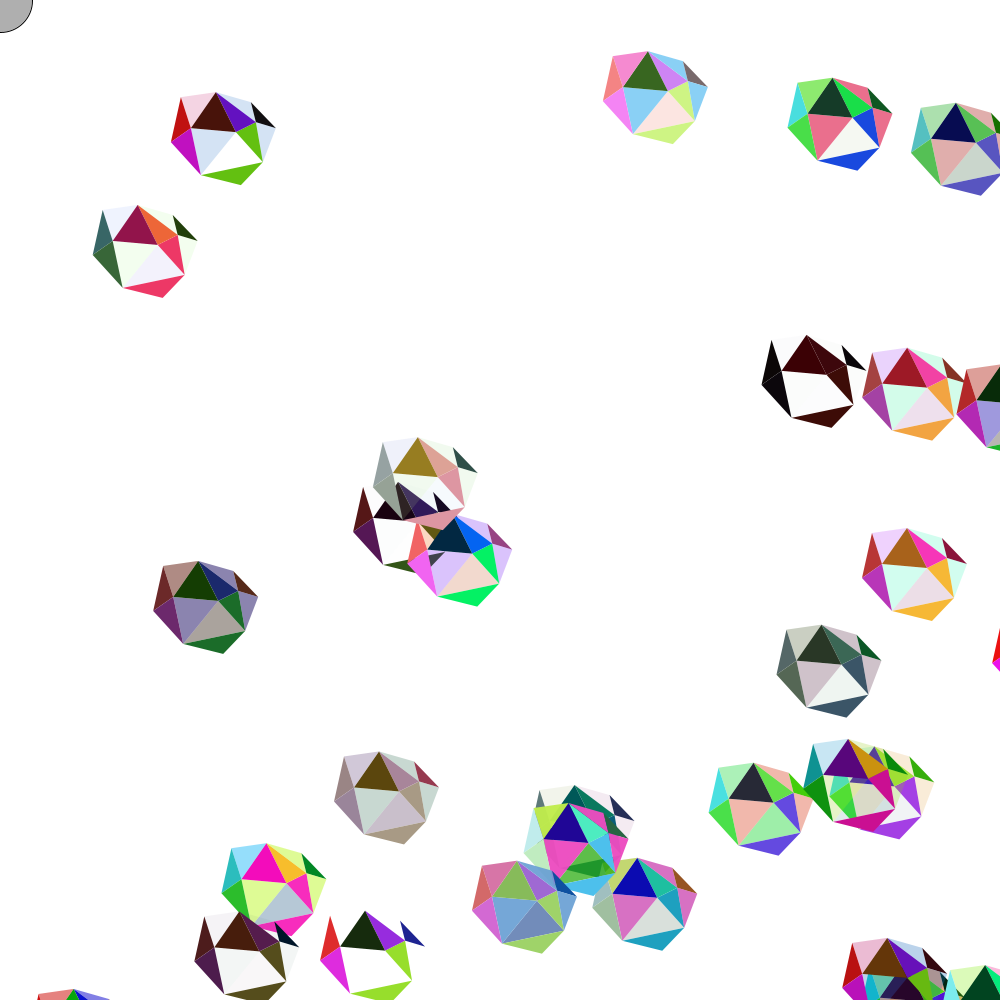
Frame 1 (no input)
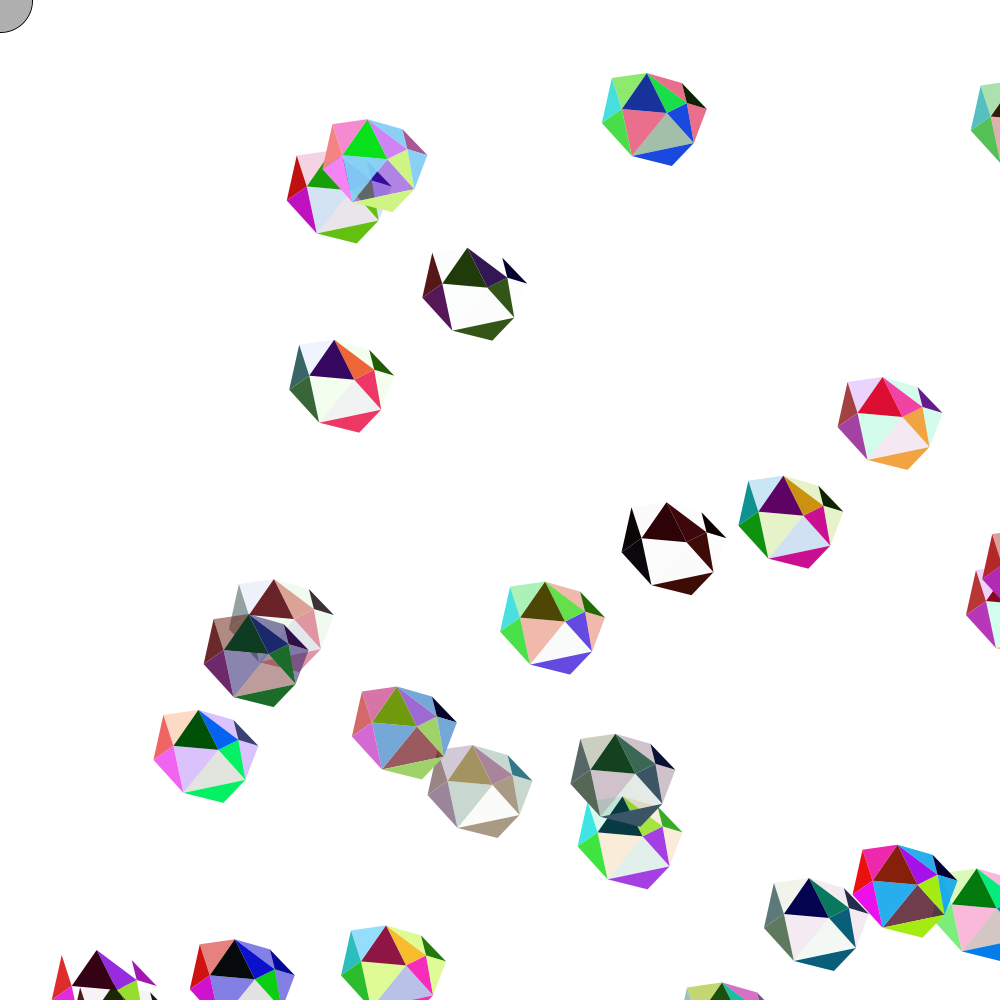
Frame 60 (the mouse pressed at the canvas centre just before this capture)
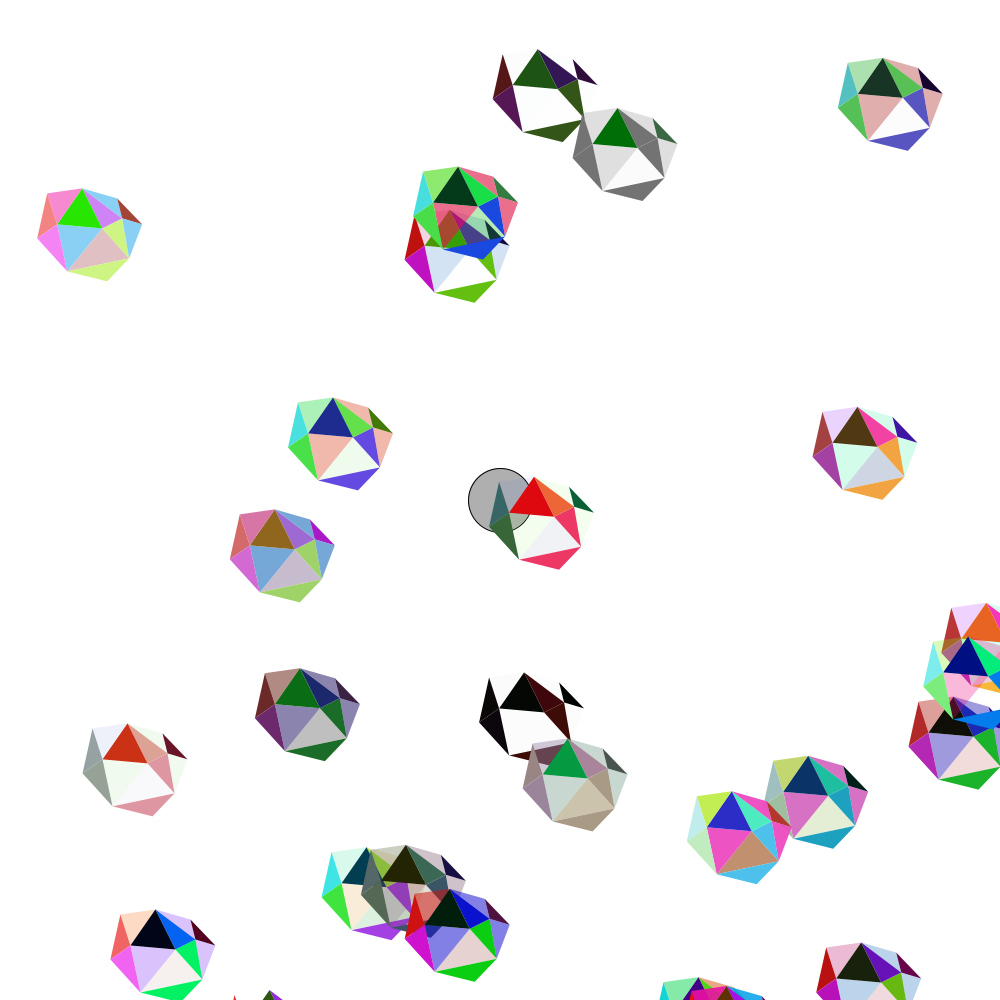
Frame 120 (the mouse held since frame 60 and released just before this capture)

The Processing sketch that drew these frames (run headless with seeded random() and noise(); from frame 60 on, the mouse is pressed at the canvas centre):

// Processing sketch: absorbing_colors
// ── absorbing_colors.pde
//absorbing colors of colorful gems 
//click mouse to absorb colors

//cacher on the mouse
Catcher catcher;
//array of gems
Gem[] gem= new Gem[30];
void setup(){
  size(1000,1000);
  catcher= new Catcher(32);
  //initialize all gems
  for(int i =0; i<gem.length; i++){
    gem[i]=new Gem();
   
  }
}

void draw(){
 background(255); 
  catcher.setLocation(mouseX, mouseY);
  catcher.dispaly();
  //move and dispaly all gems
  for(int i=0; i<gem.length; i++){
  gem[i].move();
  gem[i].display();
  }
 
}
// ── Catcher.pde
class Catcher{
  float r; //radius
  float x; //lacation
  float y;
  
  Catcher(float tempR){
    r=tempR;
    x=0;
    y=0; 
  }
  void setLocation(float tempX, float tempY){
    x=tempX;
    y=tempY;
  }
  void dispaly(){
    stroke(0);
    fill(175);
    ellipse(x,y,r*2,r*2);
  }
  
}
// ── Gem.pde
class Gem{
  
  float x,y;  //location
  float xspeed, yspeed; //speed
  //r. g. b are colors of gems
   float r =random(255);
   float g =random(255);
   float b =random(255);
   float a =random(255);
  Gem(){
    //gems locations
    x=random(width);
    y=random(height);
    
    xspeed=random(-5,5);
    yspeed=random(-5,5);
    
  }
  void move(){
    x+=xspeed;
    y+=yspeed;
    
    if (x>width||x<0){
      xspeed*=-1; 
    }
    if (y>height||y<0){
      yspeed*=-1; 
    }
  }
  void display(){
    //draw gems
    noStroke();
fill(random(r),random(g),random(b),random(a));//1
triangle(x+35,y+113,x+70,y+70,x+97,y+100);
fill(g,b,r,a);//2
triangle(x+35,y+113,x+70,y+70,x+25,y+66);
fill(b,r,g);//3
triangle(x+90,y+60,x+70,y+70,x+97,y+100);
fill(b,g,r);//5
triangle(x+90,y+60,x+70,y+70,x+50,y+30);
fill(random(b),random(r),random(g));//3
triangle(x+25,y+66,x+70,y+70,x+50,y+30);
fill(r,g,b,a);//1
triangle(x+25,y+66,x+15,y+35,x+50,y+30);
fill(r,g,g);//5
triangle(x+25,y+66,x+15,y+35,x+05,y+80);
fill(r,g,r);//4
triangle(x+25,y+66,x+35,y+113,x+05,y+80);
fill(b,r,g);//3
triangle(x+35,y+113,x+75,y+123,x+97,y+100);
fill(g,b,r,a);//2
triangle(x+90,y+60,x+85,y+40,x+50,y+30);
fill(random(r),random(g),random(r));//4
triangle(x+90,y+60,x+85,y+40,x+110,y+66);
fill(g,b,r,a);//2
triangle(x+90,y+60,x+97,y+100,x+110,y+66);
 
 if (mouseX< x+110 && mouseX< x-15 && mouseY<y+123&&mouseY>y+30&& mousePressed){
    x= x-50;
    y= y-50;
    r=115;
    g=115;
    b=115;
  }
  
  } 
}
